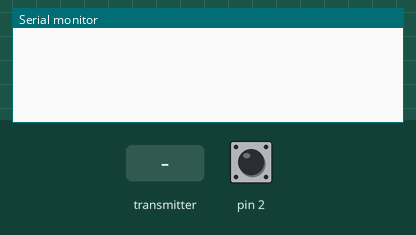
Simulated run of this program. Board: Arduino Nano, built with avr-gcc and run on an emulated ATmega328P. On the bench: the last lines printed to the serial monitor. Inputs (shaded band) come from the test bench; at power-on: pin 2 HIGH. No radio packets arrive unless stated.

Above: at 1.2 s.
1.3 s: pin 2 pulled LOW for 0.15 s
At 2.6 s:
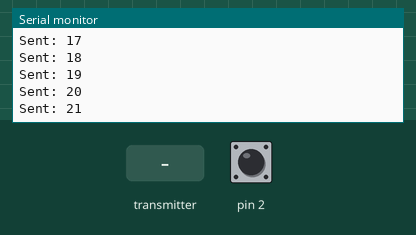
2.9 s: the transmitter starts sending gotByte = 0
At 3.3 s:
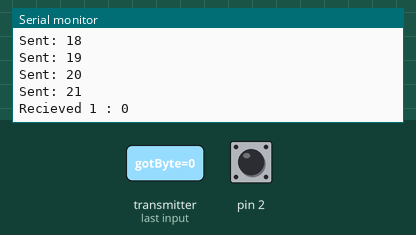
4.9 s: pin 2 pulled LOW for 1 s
7.4 s: the transmitter starts sending gotByte = 64
At 7.8 s:
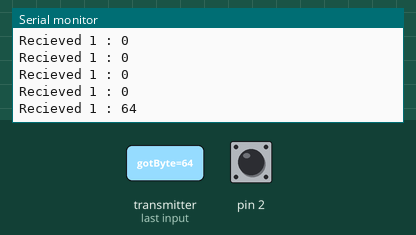
Timing chart, 0 to 9.9 s (numbered marks = the images above; inputs shaded):
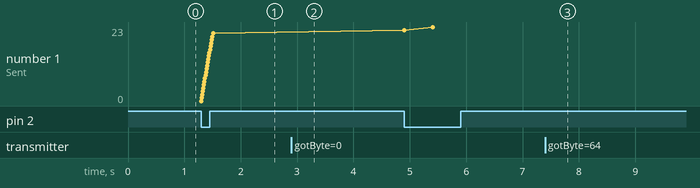

Measured:
- after the input at 1.3 s, the serial monitor: prints a new line at once (image 1)
- after the input at 2.9 s, the serial monitor: prints a new line at once (image 2)
- after the input at 7.4 s, the serial monitor: prints a new line at once (image 3)
- plotted number 1: 21 → 23 after the input at 4.9 s

The program:

main.cpp
```cpp
/*   Данный скетч делает следующее:
*/

#include "SPI.h"
#include "nRF24L01.h"
#include "RF24.h"

RF24 radio(9, 10);  // "создать" модуль на пинах 9 и 10 Для Уно
byte counter;

void setup() {
  Serial.begin(9600);         // открываем порт для связи с ПК
  pinMode(2, INPUT_PULLUP);
  radio.begin();              // активировать модуль
  //radio.setAutoAck(0);        // режим подтверждения приёма, 1 вкл 0 выкл
  //radio.setRetries(0, 15);    // (время между попыткой достучаться, число попыток)
  //radio.enableAckPayload();   // разрешить отсылку данных в ответ на входящий сигнал
  //radio.enableDynamicAck();                                  // Разрешаем выборочно отключать запросы подтверждения приема данных.
  radio.setPayloadSize(32);   // размер пакета, в байтах
  radio.openWritingPipe(0x7878787878LL);  // мы - труба 0, открываем канал для передачи данных
  radio.openReadingPipe (0, 0x7878787878LL); // Открываем 0 трубу с адресом 2 передатчика 0xAABBCCDD22, для приема данных.
  radio.openReadingPipe (1, 0xAABBCCDD11LL); // Открываем 1 трубу с адресом 2 передатчика 0xAABBCCDD22, для приема данных.
  radio.openReadingPipe (2, 0xAABBCCDD22LL); // Открываем 2 трубу с адресом 2 передатчика 0xAABBCCDD22, для приема данных.
  radio.openReadingPipe (3, 0xAABBCCDD33LL); // Открываем 3 трубу с адресом 2 передатчика 0xAABBCCDD22, для приема данных.
  radio.openReadingPipe (4, 0xAABBCCDD44LL); // Открываем 4 трубу с адресом 2 передатчика 0xAABBCCDD22, для приема данных.
  radio.openReadingPipe (5, 0xAABBCCDD55LL); // Открываем 5 трубу с адресом 2 передатчика 0xAABBCCDD22, для приема данных.
  radio.setChannel(0x60); // выбираем канал (в котором нет шумов!)
  //radio.setAutoAck( false );
  radio.setPALevel (RF24_PA_MAX); // уровень мощности передатчика. На выбор RF24_PA_MIN, RF24_PA_LOW, RF24_PA_HIGH, RF24_PA_MAX
  radio.setDataRate (RF24_2MBPS); // скорость обмена. На выбор RF24_2MBPS, RF24_1MBPS, RF24_250KBPS
                                  //должна быть одинакова на приёмнике и передатчике!
                                  //при самой низкой скорости имеем самую высокую чувствительность и дальность!!

  radio.powerUp();        // начать работу
  radio.startListening(); // начинаем слушать эфир, мы приёмный модуль
}

void loop(){
  byte pipeNo, gotByte;
    if(radio.available(&pipeNo)){                                // Если в буфере имеются принятые данные, то получаем номер трубы по которой эти данные пришли в переменную pipe.
        radio.read( &gotByte, sizeof(gotByte) );                 // Читаем данные из буфера в массив gotByte указывая сколько всего байт может поместиться в массив.
        if(pipeNo==0){ /* Данные пришли по 0 трубе */
                      radio.stopListening   ();                              // Выключаем приёмник, завершаем прослушивание открытых труб.
                      Serial.print("Recieved 0 : ");
                      Serial.println(gotByte);
                      delay(500);
                      radio.startListening(); // начинаем слушать эфир, мы приёмный модуль
                  }         // Если данные пришли от 0 передатчика (по 0 трубе), то можно выполнить соответствующее действие ...
        if(pipeNo==1){ /* Данные пришли по 1 трубе */
                      radio.stopListening   ();                              // Выключаем приёмник, завершаем прослушивание открытых труб.
                      Serial.print("Recieved 1 : ");
                      Serial.println(gotByte);
                      delay(500);
                      radio.startListening(); // начинаем слушать эфир, мы приёмный модуль
                  }         // Если данные пришли от 1 передатчика (по 1 трубе), то можно выполнить соответствующее действие ...
        if(pipeNo==2){ /* Данные пришли по 2 трубе */
                      radio.stopListening   ();                              // Выключаем приёмник, завершаем прослушивание открытых труб.
                      Serial.print("Recieved 2 : ");
                      Serial.println(gotByte);
                      delay(500);
                      radio.startListening(); // начинаем слушать эфир, мы приёмный модуль
                  ;
                  }         // Если данные пришли от 2 передатчика (по 2 трубе), то можно выполнить соответствующее действие ...
        if(pipeNo==3){ /* Данные пришли по 3 трубе */
                      radio.stopListening   ();                              // Выключаем приёмник, завершаем прослушивание открытых труб.
                      Serial.print("Recieved 3 : ");
                      Serial.println(gotByte);
                      delay(500);
                      radio.startListening(); // начинаем слушать эфир, мы приёмный модуль
                  ;
                  }         // Если данные пришли от 3 передатчика (по 3 трубе), то можно выполнить соответствующее действие ...
        if(pipeNo==4){ /* Данные пришли по 4 трубе */
                      radio.stopListening   ();                              // Выключаем приёмник, завершаем прослушивание открытых труб.
                      Serial.print("Recieved 4 : ");
                      Serial.println(gotByte);
                      delay(500);
                      radio.startListening(); // начинаем слушать эфир, мы приёмный модуль
                  ;
                  }         // Если данные пришли от 4 передатчика (по 4 трубе), то можно выполнить соответствующее действие ...
        if(pipeNo==5){ /* Данные пришли по 3 трубе */
                      radio.stopListening   ();                              // Выключаем приёмник, завершаем прослушивание открытых труб.
                      Serial.print("Recieved 5 : ");
                      Serial.println(gotByte);
                      delay(500);
                      radio.startListening(); // начинаем слушать эфир, мы приёмный модуль
                  ;
                  }         // Если данные пришли от 5 передатчика (по 5 трубе), то можно выполнить соответствующее действие ...

    }
      if (!digitalRead(2)) {
          radio.stopListening   ();                              // Выключаем приёмник, завершаем прослушивание открытых труб.
          Serial.print("Sent: ");
          Serial.println(counter);
          radio.write(&counter, sizeof(counter));
          counter++;
          //delay(3000);
          radio.startListening(); // начинаем слушать эфир, мы приёмный модуль
  }
} 
```
